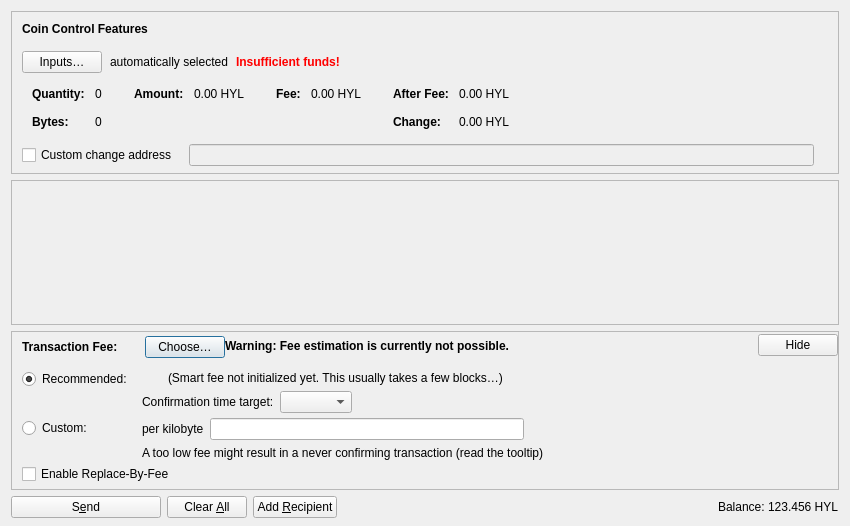
<?xml version="1.0" encoding="UTF-8"?>
<ui version="4.0">
 <class>SendCoinsDialog</class>
 <widget class="QDialog" name="SendCoinsDialog">
  <property name="geometry">
   <rect>
    <x>0</x>
    <y>0</y>
    <width>850</width>
    <height>526</height>
   </rect>
  </property>
  <property name="windowTitle">
   <string>Send Coins</string>
  </property>
  <layout class="QVBoxLayout" name="verticalLayout" stretch="0,1,0,0">
   <property name="bottomMargin">
    <number>8</number>
   </property>
   <item>
    <widget class="QFrame" name="frameCoinControl">
     <property name="sizePolicy">
      <sizepolicy hsizetype="Expanding" vsizetype="Expanding">
       <horstretch>0</horstretch>
       <verstretch>0</verstretch>
      </sizepolicy>
     </property>
     <property name="maximumSize">
      <size>
       <width>16777215</width>
       <height>16777215</height>
      </size>
     </property>
     <property name="frameShape">
      <enum>QFrame::StyledPanel</enum>
     </property>
     <property name="frameShadow">
      <enum>QFrame::Sunken</enum>
     </property>
     <layout class="QVBoxLayout" name="verticalLayoutCoinControl2">
      <property name="spacing">
       <number>0</number>
      </property>
      <property name="leftMargin">
       <number>0</number>
      </property>
      <property name="topMargin">
       <number>0</number>
      </property>
      <property name="rightMargin">
       <number>0</number>
      </property>
      <property name="bottomMargin">
       <number>6</number>
      </property>
      <item>
       <layout class="QVBoxLayout" name="verticalLayoutCoinControl" stretch="0,0,0,0,1">
        <property name="spacing">
         <number>0</number>
        </property>
        <property name="leftMargin">
         <number>10</number>
        </property>
        <property name="topMargin">
         <number>10</number>
        </property>
        <item>
         <layout class="QHBoxLayout" name="horizontalLayoutCoinControl1">
          <property name="bottomMargin">
           <number>15</number>
          </property>
          <item>
           <widget class="QLabel" name="labelCoinControlFeatures">
            <property name="sizePolicy">
             <sizepolicy hsizetype="Preferred" vsizetype="Maximum">
              <horstretch>0</horstretch>
              <verstretch>0</verstretch>
             </sizepolicy>
            </property>
            <property name="font">
             <font>
              <weight>75</weight>
              <bold>true</bold>
             </font>
            </property>
            <property name="styleSheet">
             <string notr="true">font-weight:bold;</string>
            </property>
            <property name="text">
             <string>Coin Control Features</string>
            </property>
           </widget>
          </item>
         </layout>
        </item>
        <item>
         <layout class="QHBoxLayout" name="horizontalLayoutCoinControl2" stretch="0,0,0,0">
          <property name="spacing">
           <number>8</number>
          </property>
          <property name="bottomMargin">
           <number>10</number>
          </property>
          <item>
           <widget class="QPushButton" name="pushButtonCoinControl">
            <property name="styleSheet">
             <string notr="true"/>
            </property>
            <property name="text">
             <string>Inputs…</string>
            </property>
            <property name="autoDefault">
             <bool>false</bool>
            </property>
           </widget>
          </item>
          <item>
           <widget class="QLabel" name="labelCoinControlAutomaticallySelected">
            <property name="text">
             <string>automatically selected</string>
            </property>
            <property name="margin">
             <number>5</number>
            </property>
           </widget>
          </item>
          <item>
           <widget class="QLabel" name="labelCoinControlInsuffFunds">
            <property name="font">
             <font>
              <weight>75</weight>
              <bold>true</bold>
             </font>
            </property>
            <property name="styleSheet">
             <string notr="true">color:red;font-weight:bold;</string>
            </property>
            <property name="text">
             <string>Insufficient funds!</string>
            </property>
            <property name="margin">
             <number>5</number>
            </property>
           </widget>
          </item>
          <item>
           <spacer name="horizontalSpacerCoinControl">
            <property name="orientation">
             <enum>Qt::Horizontal</enum>
            </property>
            <property name="sizeHint" stdset="0">
             <size>
              <width>40</width>
              <height>1</height>
             </size>
            </property>
           </spacer>
          </item>
         </layout>
        </item>
        <item>
         <widget class="QWidget" name="widgetCoinControl" native="true">
          <property name="sizePolicy">
           <sizepolicy hsizetype="Preferred" vsizetype="Preferred">
            <horstretch>0</horstretch>
            <verstretch>0</verstretch>
           </sizepolicy>
          </property>
          <property name="minimumSize">
           <size>
            <width>0</width>
            <height>0</height>
           </size>
          </property>
          <property name="styleSheet">
           <string notr="true"/>
          </property>
          <layout class="QHBoxLayout" name="horizontalLayoutCoinControl5">
           <property name="leftMargin">
            <number>0</number>
           </property>
           <property name="topMargin">
            <number>0</number>
           </property>
           <property name="rightMargin">
            <number>0</number>
           </property>
           <property name="bottomMargin">
            <number>0</number>
           </property>
           <item>
            <layout class="QHBoxLayout" name="horizontalLayoutCoinControl3" stretch="0,0,0,1">
             <property name="spacing">
              <number>20</number>
             </property>
             <property name="topMargin">
              <number>0</number>
             </property>
             <property name="bottomMargin">
              <number>10</number>
             </property>
             <item>
              <layout class="QFormLayout" name="formLayoutCoinControl1">
               <property name="labelAlignment">
                <set>Qt::AlignLeft|Qt::AlignVCenter</set>
               </property>
               <property name="horizontalSpacing">
                <number>10</number>
               </property>
               <property name="verticalSpacing">
                <number>14</number>
               </property>
               <property name="leftMargin">
                <number>10</number>
               </property>
               <property name="topMargin">
                <number>4</number>
               </property>
               <property name="rightMargin">
                <number>6</number>
               </property>
               <item row="0" column="0">
                <widget class="QLabel" name="labelCoinControlQuantityText">
                 <property name="font">
                  <font>
                   <weight>75</weight>
                   <bold>true</bold>
                  </font>
                 </property>
                 <property name="text">
                  <string>Quantity:</string>
                 </property>
                 <property name="margin">
                  <number>0</number>
                 </property>
                </widget>
               </item>
               <item row="0" column="1">
                <widget class="QLabel" name="labelCoinControlQuantity">
                 <property name="cursor">
                  <cursorShape>IBeamCursor</cursorShape>
                 </property>
                 <property name="contextMenuPolicy">
                  <enum>Qt::ActionsContextMenu</enum>
                 </property>
                 <property name="text">
                  <string notr="true">0</string>
                 </property>
                 <property name="margin">
                  <number>0</number>
                 </property>
                 <property name="textInteractionFlags">
                  <set>Qt::LinksAccessibleByMouse|Qt::TextSelectableByKeyboard|Qt::TextSelectableByMouse</set>
                 </property>
                </widget>
               </item>
               <item row="1" column="0">
                <widget class="QLabel" name="labelCoinControlBytesText">
                 <property name="font">
                  <font>
                   <weight>75</weight>
                   <bold>true</bold>
                  </font>
                 </property>
                 <property name="text">
                  <string>Bytes:</string>
                 </property>
                </widget>
               </item>
               <item row="1" column="1">
                <widget class="QLabel" name="labelCoinControlBytes">
                 <property name="cursor">
                  <cursorShape>IBeamCursor</cursorShape>
                 </property>
                 <property name="contextMenuPolicy">
                  <enum>Qt::ActionsContextMenu</enum>
                 </property>
                 <property name="text">
                  <string notr="true">0</string>
                 </property>
                 <property name="textInteractionFlags">
                  <set>Qt::LinksAccessibleByMouse|Qt::TextSelectableByKeyboard|Qt::TextSelectableByMouse</set>
                 </property>
                </widget>
               </item>
              </layout>
             </item>
             <item>
              <layout class="QFormLayout" name="formLayoutCoinControl2">
               <property name="horizontalSpacing">
                <number>10</number>
               </property>
               <property name="verticalSpacing">
                <number>14</number>
               </property>
               <property name="leftMargin">
                <number>6</number>
               </property>
               <property name="topMargin">
                <number>4</number>
               </property>
               <property name="rightMargin">
                <number>6</number>
               </property>
               <item row="0" column="0">
                <widget class="QLabel" name="labelCoinControlAmountText">
                 <property name="font">
                  <font>
                   <weight>75</weight>
                   <bold>true</bold>
                  </font>
                 </property>
                 <property name="text">
                  <string>Amount:</string>
                 </property>
                 <property name="margin">
                  <number>0</number>
                 </property>
                </widget>
               </item>
               <item row="0" column="1">
                <widget class="QLabel" name="labelCoinControlAmount">
                 <property name="cursor">
                  <cursorShape>IBeamCursor</cursorShape>
                 </property>
                 <property name="contextMenuPolicy">
                  <enum>Qt::ActionsContextMenu</enum>
                 </property>
                 <property name="text">
                  <string notr="true">0.00 HYL</string>
                 </property>
                 <property name="textInteractionFlags">
                  <set>Qt::LinksAccessibleByMouse|Qt::TextSelectableByKeyboard|Qt::TextSelectableByMouse</set>
                 </property>
                </widget>
               </item>
              </layout>
             </item>
             <item>
              <layout class="QFormLayout" name="formLayoutCoinControl3">
               <property name="horizontalSpacing">
                <number>10</number>
               </property>
               <property name="verticalSpacing">
                <number>14</number>
               </property>
               <property name="leftMargin">
                <number>6</number>
               </property>
               <property name="topMargin">
                <number>4</number>
               </property>
               <property name="rightMargin">
                <number>6</number>
               </property>
               <item row="0" column="0">
                <widget class="QLabel" name="labelCoinControlFeeText">
                 <property name="font">
                  <font>
                   <weight>75</weight>
                   <bold>true</bold>
                  </font>
                 </property>
                 <property name="text">
                  <string>Fee:</string>
                 </property>
                 <property name="margin">
                  <number>0</number>
                 </property>
                </widget>
               </item>
               <item row="0" column="1">
                <widget class="QLabel" name="labelCoinControlFee">
                 <property name="cursor">
                  <cursorShape>IBeamCursor</cursorShape>
                 </property>
                 <property name="contextMenuPolicy">
                  <enum>Qt::ActionsContextMenu</enum>
                 </property>
                 <property name="text">
                  <string notr="true">0.00 HYL</string>
                 </property>
                 <property name="textInteractionFlags">
                  <set>Qt::LinksAccessibleByMouse|Qt::TextSelectableByKeyboard|Qt::TextSelectableByMouse</set>
                 </property>
                </widget>
               </item>
              </layout>
             </item>
             <item>
              <layout class="QFormLayout" name="formLayoutCoinControl4">
               <property name="labelAlignment">
                <set>Qt::AlignLeft|Qt::AlignVCenter</set>
               </property>
               <property name="horizontalSpacing">
                <number>10</number>
               </property>
               <property name="verticalSpacing">
                <number>14</number>
               </property>
               <property name="leftMargin">
                <number>6</number>
               </property>
               <property name="topMargin">
                <number>4</number>
               </property>
               <property name="rightMargin">
                <number>6</number>
               </property>
               <item row="0" column="0">
                <widget class="QLabel" name="labelCoinControlAfterFeeText">
                 <property name="font">
                  <font>
                   <weight>75</weight>
                   <bold>true</bold>
                  </font>
                 </property>
                 <property name="text">
                  <string>After Fee:</string>
                 </property>
                 <property name="margin">
                  <number>0</number>
                 </property>
                </widget>
               </item>
               <item row="0" column="1">
                <widget class="QLabel" name="labelCoinControlAfterFee">
                 <property name="cursor">
                  <cursorShape>IBeamCursor</cursorShape>
                 </property>
                 <property name="contextMenuPolicy">
                  <enum>Qt::ActionsContextMenu</enum>
                 </property>
                 <property name="text">
                  <string notr="true">0.00 HYL</string>
                 </property>
                 <property name="textInteractionFlags">
                  <set>Qt::LinksAccessibleByMouse|Qt::TextSelectableByKeyboard|Qt::TextSelectableByMouse</set>
                 </property>
                </widget>
               </item>
               <item row="1" column="0">
                <widget class="QLabel" name="labelCoinControlChangeText">
                 <property name="font">
                  <font>
                   <weight>75</weight>
                   <bold>true</bold>
                  </font>
                 </property>
                 <property name="text">
                  <string>Change:</string>
                 </property>
                </widget>
               </item>
               <item row="1" column="1">
                <widget class="QLabel" name="labelCoinControlChange">
                 <property name="cursor">
                  <cursorShape>IBeamCursor</cursorShape>
                 </property>
                 <property name="contextMenuPolicy">
                  <enum>Qt::ActionsContextMenu</enum>
                 </property>
                 <property name="text">
                  <string notr="true">0.00 HYL</string>
                 </property>
                 <property name="textInteractionFlags">
                  <set>Qt::LinksAccessibleByMouse|Qt::TextSelectableByKeyboard|Qt::TextSelectableByMouse</set>
                 </property>
                </widget>
               </item>
              </layout>
             </item>
            </layout>
           </item>
          </layout>
         </widget>
        </item>
        <item>
         <layout class="QHBoxLayout" name="horizontalLayoutCoinControl4" stretch="0,0,0">
          <property name="spacing">
           <number>12</number>
          </property>
          <property name="sizeConstraint">
           <enum>QLayout::SetDefaultConstraint</enum>
          </property>
          <property name="topMargin">
           <number>5</number>
          </property>
          <property name="rightMargin">
           <number>5</number>
          </property>
          <item>
           <widget class="QCheckBox" name="checkBoxCoinControlChange">
            <property name="toolTip">
             <string>If this is activated, but the change address is empty or invalid, change will be sent to a newly generated address.</string>
            </property>
            <property name="text">
             <string>Custom change address</string>
            </property>
           </widget>
          </item>
          <item>
           <widget class="QValidatedLineEdit" name="lineEditCoinControlChange">
            <property name="enabled">
             <bool>false</bool>
            </property>
            <property name="sizePolicy">
             <sizepolicy hsizetype="Expanding" vsizetype="Fixed">
              <horstretch>0</horstretch>
              <verstretch>0</verstretch>
             </sizepolicy>
            </property>
           </widget>
          </item>
          <item>
           <widget class="QLabel" name="labelCoinControlChangeLabel">
            <property name="sizePolicy">
             <sizepolicy hsizetype="Preferred" vsizetype="Expanding">
              <horstretch>0</horstretch>
              <verstretch>0</verstretch>
             </sizepolicy>
            </property>
            <property name="minimumSize">
             <size>
              <width>0</width>
              <height>0</height>
             </size>
            </property>
            <property name="text">
             <string/>
            </property>
            <property name="margin">
             <number>3</number>
            </property>
           </widget>
          </item>
         </layout>
        </item>
        <item>
         <spacer name="verticalSpacerCoinControl">
          <property name="orientation">
           <enum>Qt::Vertical</enum>
          </property>
          <property name="sizeHint" stdset="0">
           <size>
            <width>800</width>
            <height>1</height>
           </size>
          </property>
         </spacer>
        </item>
       </layout>
      </item>
     </layout>
    </widget>
   </item>
   <item>
    <widget class="QScrollArea" name="scrollArea">
     <property name="widgetResizable">
      <bool>true</bool>
     </property>
     <widget class="QWidget" name="scrollAreaWidgetContents">
      <property name="geometry">
       <rect>
        <x>0</x>
        <y>0</y>
        <width>830</width>
        <height>104</height>
       </rect>
      </property>
      <layout class="QVBoxLayout" name="verticalLayout_2" stretch="0,1">
       <property name="leftMargin">
        <number>0</number>
       </property>
       <property name="topMargin">
        <number>0</number>
       </property>
       <property name="rightMargin">
        <number>0</number>
       </property>
       <property name="bottomMargin">
        <number>0</number>
       </property>
       <item>
        <layout class="QVBoxLayout" name="entries">
         <property name="spacing">
          <number>6</number>
         </property>
        </layout>
       </item>
       <item>
        <spacer name="verticalSpacer">
         <property name="orientation">
          <enum>Qt::Vertical</enum>
         </property>
         <property name="sizeHint" stdset="0">
          <size>
           <width>20</width>
           <height>40</height>
          </size>
         </property>
        </spacer>
       </item>
      </layout>
     </widget>
    </widget>
   </item>
   <item>
    <widget class="QFrame" name="frameFee">
     <property name="sizePolicy">
      <sizepolicy hsizetype="Expanding" vsizetype="Expanding">
       <horstretch>0</horstretch>
       <verstretch>0</verstretch>
      </sizepolicy>
     </property>
     <property name="maximumSize">
      <size>
       <width>16777215</width>
       <height>16777215</height>
      </size>
     </property>
     <property name="frameShape">
      <enum>QFrame::StyledPanel</enum>
     </property>
     <property name="frameShadow">
      <enum>QFrame::Sunken</enum>
     </property>
     <layout class="QVBoxLayout" name="verticalLayoutFee1">
      <property name="spacing">
       <number>0</number>
      </property>
      <property name="leftMargin">
       <number>0</number>
      </property>
      <property name="topMargin">
       <number>0</number>
      </property>
      <property name="rightMargin">
       <number>0</number>
      </property>
      <property name="bottomMargin">
       <number>0</number>
      </property>
      <item>
       <layout class="QVBoxLayout" name="verticalLayoutFee2" stretch="0,0,0">
        <property name="spacing">
         <number>0</number>
        </property>
        <property name="leftMargin">
         <number>10</number>
        </property>
        <property name="topMargin">
         <number>0</number>
        </property>
        <item>
         <layout class="QHBoxLayout" name="horizontalLayoutFee1">
          <property name="bottomMargin">
           <number>0</number>
          </property>
          <item>
           <layout class="QVBoxLayout" name="verticalLayoutFee7">
            <property name="spacing">
             <number>0</number>
            </property>
            <item>
             <spacer name="verticalSpacerSmartFee">
              <property name="orientation">
               <enum>Qt::Vertical</enum>
              </property>
              <property name="sizeType">
               <enum>QSizePolicy::Fixed</enum>
              </property>
              <property name="sizeHint" stdset="0">
               <size>
                <width>1</width>
                <height>4</height>
               </size>
              </property>
             </spacer>
            </item>
            <item>
             <layout class="QHBoxLayout" name="horizontalLayoutSmartFee">
              <property name="spacing">
               <number>10</number>
              </property>
              <item>
               <widget class="QLabel" name="labelFeeHeadline">
                <property name="sizePolicy">
                 <sizepolicy hsizetype="Preferred" vsizetype="Maximum">
                  <horstretch>0</horstretch>
                  <verstretch>0</verstretch>
                 </sizepolicy>
                </property>
                <property name="font">
                 <font>
                  <weight>75</weight>
                  <bold>true</bold>
                 </font>
                </property>
                <property name="styleSheet">
                 <string notr="true">font-weight:bold;</string>
                </property>
                <property name="text">
                 <string>Transaction Fee:</string>
                </property>
               </widget>
              </item>
              <item>
               <widget class="QLabel" name="labelFeeMinimized">
                <property name="text">
                 <string/>
                </property>
               </widget>
              </item>
              <item>
               <widget class="QPushButton" name="buttonChooseFee">
                <property name="text">
                 <string>Choose…</string>
                </property>
               </widget>
              </item>
             </layout>
            </item>
            <item>
             <spacer name="verticalSpacer_5">
              <property name="orientation">
               <enum>Qt::Vertical</enum>
              </property>
              <property name="sizeHint" stdset="0">
               <size>
                <width>1</width>
                <height>1</height>
               </size>
              </property>
             </spacer>
            </item>
           </layout>
          </item>
          <item>
           <widget class="QLabel" name="fallbackFeeWarningLabel">
            <property name="toolTip">
             <string>Using the fallbackfee can result in sending a transaction that will take several hours or days (or never) to confirm. Consider choosing your fee manually or wait until you have validated the complete chain.</string>
            </property>
            <property name="font">
            <font>
                <weight>75</weight>
                <bold>true</bold>
            </font>
            </property>
            <property name="text">
             <string>Warning: Fee estimation is currently not possible.</string>
            </property>
            <property name="wordWrap">
             <bool>false</bool>
            </property>
           </widget>
          </item>
          <item>
           <spacer name="horizontalSpacer_4">
            <property name="orientation">
             <enum>Qt::Horizontal</enum>
            </property>
            <property name="sizeType">
             <enum>QSizePolicy::MinimumExpanding</enum>
            </property>
            <property name="sizeHint" stdset="0">
             <size>
              <width>40</width>
              <height>20</height>
             </size>
            </property>
           </spacer>
          </item>
          <item>
           <widget class="QPushButton" name="buttonMinimizeFee">
            <property name="toolTip">
             <string>Hide transaction fee settings</string>
            </property>
            <property name="text">
             <string>Hide</string>
            </property>
           </widget>
          </item>
         </layout>
        </item>
        <item>
         <widget class="QFrame" name="frameFeeSelection">
          <layout class="QVBoxLayout" name="verticalLayoutFee12">
           <property name="spacing">
            <number>0</number>
           </property>
           <property name="leftMargin">
            <number>0</number>
           </property>
           <property name="topMargin">
            <number>0</number>
           </property>
           <property name="rightMargin">
            <number>0</number>
           </property>
           <property name="bottomMargin">
            <number>0</number>
           </property>
           <item>
            <layout class="QGridLayout" name="gridLayoutFee">
             <property name="topMargin">
              <number>10</number>
             </property>
             <property name="bottomMargin">
              <number>4</number>
             </property>
             <property name="horizontalSpacing">
              <number>10</number>
             </property>
             <property name="verticalSpacing">
              <number>4</number>
             </property>
             <item row="1" column="1">
              <layout class="QVBoxLayout" name="verticalLayoutFee8">
               <property name="spacing">
                <number>6</number>
               </property>
               <item>
                <layout class="QHBoxLayout" name="horizontalLayoutFee13">
                 <item>
                  <widget class="QLabel" name="labelCustomPerKilobyte">
                   <property name="toolTip">
                    <string>Specify a custom fee per kB (1,000 bytes) of the transaction's virtual size.

Note:  Since the fee is calculated on a per-byte basis, a fee rate of "100 satoshis per kvB" for a transaction size of 500 virtual bytes (half of 1 kvB) would ultimately yield a fee of only 50 satoshis.</string>
                   </property>
                   <property name="text">
                    <string>per kilobyte</string>
                   </property>
                  </widget>
                 </item>
                 <item>
                  <widget class="HyliumAmountField" name="customFee"/>
                 </item>
                 <item>
                  <spacer name="horizontalSpacer_6">
                   <property name="orientation">
                    <enum>Qt::Horizontal</enum>
                   </property>
                   <property name="sizeHint" stdset="0">
                    <size>
                     <width>1</width>
                     <height>1</height>
                    </size>
                   </property>
                  </spacer>
                 </item>
                </layout>
               </item>
               <item>
                <layout class="QHBoxLayout" name="horizontalLayoutFee8">
                 <item>
                  <widget class="QLabel" name="labelCustomFeeWarning">
                   <property name="enabled">
                    <bool>true</bool>
                   </property>
                   <property name="toolTip">
                    <string>When there is less transaction volume than space in the blocks, miners as well as relaying nodes may enforce a minimum fee. Paying only this minimum fee is just fine, but be aware that this can result in a never confirming transaction once there is more demand for hylium transactions than the network can process.</string>
                   </property>
                   <property name="text">
                    <string>A too low fee might result in a never confirming transaction (read the tooltip)</string>
                   </property>
                  </widget>
                 </item>
                 <item>
                  <spacer name="horizontalSpacer_2">
                   <property name="orientation">
                    <enum>Qt::Horizontal</enum>
                   </property>
                   <property name="sizeHint" stdset="0">
                    <size>
                     <width>1</width>
                     <height>1</height>
                    </size>
                   </property>
                  </spacer>
                 </item>
                </layout>
               </item>
              </layout>
             </item>
             <item row="0" column="0">
              <layout class="QVBoxLayout" name="verticalLayoutFee4" stretch="0,1">
               <item>
                <widget class="QRadioButton" name="radioSmartFee">
                 <property name="text">
                  <string>Recommended:</string>
                 </property>
                 <property name="checked">
                  <bool>true</bool>
                 </property>
                 <attribute name="buttonGroup">
                  <string notr="true">groupFee</string>
                 </attribute>
                </widget>
               </item>
               <item>
                <spacer name="verticalSpacer_2">
                 <property name="orientation">
                  <enum>Qt::Vertical</enum>
                 </property>
                 <property name="sizeHint" stdset="0">
                  <size>
                   <width>1</width>
                   <height>1</height>
                  </size>
                 </property>
                </spacer>
               </item>
              </layout>
             </item>
             <item row="1" column="0">
              <layout class="QVBoxLayout" name="verticalLayoutFee9" stretch="0,1">
               <item>
                <widget class="QRadioButton" name="radioCustomFee">
                 <property name="text">
                  <string>Custom:</string>
                 </property>
                 <attribute name="buttonGroup">
                  <string notr="true">groupFee</string>
                 </attribute>
                </widget>
               </item>
               <item>
                <spacer name="verticalSpacer_6">
                 <property name="orientation">
                  <enum>Qt::Vertical</enum>
                 </property>
                 <property name="sizeHint" stdset="0">
                  <size>
                   <width>1</width>
                   <height>1</height>
                  </size>
                 </property>
                </spacer>
               </item>
              </layout>
             </item>
             <item row="0" column="1">
              <layout class="QVBoxLayout" name="verticalLayoutFee3" stretch="0,0,1">
               <property name="spacing">
                <number>6</number>
               </property>
               <property name="topMargin">
                <number>2</number>
               </property>
               <item>
                <layout class="QHBoxLayout" name="horizontalLayoutFee12">
                 <item>
                  <widget class="QLabel" name="labelSmartFee">
                   <property name="text">
                    <string/>
                   </property>
                  </widget>
                 </item>
                 <item>
                  <widget class="QLabel" name="labelFeeEstimation">
                   <property name="text">
                    <string/>
                   </property>
                  </widget>
                 </item>
                 <item>
                  <widget class="QLabel" name="labelSmartFee2">
                   <property name="text">
                    <string>(Smart fee not initialized yet. This usually takes a few blocks…)</string>
                   </property>
                  </widget>
                 </item>
                 <item>
                  <spacer name="horizontalSpacer_5">
                   <property name="orientation">
                    <enum>Qt::Horizontal</enum>
                   </property>
                   <property name="sizeHint" stdset="0">
                    <size>
                     <width>1</width>
                     <height>1</height>
                    </size>
                   </property>
                  </spacer>
                 </item>
                </layout>
               </item>
               <item>
                <layout class="QHBoxLayout" name="horizontalLayoutFee9">
                 <item>
                  <layout class="QVBoxLayout" name="verticalLayoutFee6">
                   <item>
                    <widget class="QLabel" name="labelSmartFee3">
                     <property name="text">
                      <string>Confirmation time target:</string>
                     </property>
                    </widget>
                   </item>
                  </layout>
                 </item>
                 <item>
                  <layout class="QVBoxLayout" name="verticalLayoutFee5">
                   <property name="rightMargin">
                    <number>30</number>
                   </property>
                   <item>
                    <layout class="QHBoxLayout" name="horizontalLayoutConfTarget">
                     <property name="bottomMargin">
                      <number>0</number>
                     </property>
                     <item>
                      <widget class="QComboBox" name="confTargetSelector"/>
                     </item>
                     <item>
                      <spacer name="horizontalSpacerConfTarget">
                       <property name="orientation">
                        <enum>Qt::Horizontal</enum>
                       </property>
                       <property name="sizeHint" stdset="0">
                        <size>
                         <width>40</width>
                         <height>20</height>
                        </size>
                       </property>
                      </spacer>
                     </item>
                    </layout>
                   </item>
                  </layout>
                 </item>
                </layout>
               </item>
               <item>
                <spacer name="verticalSpacer_4">
                 <property name="orientation">
                  <enum>Qt::Vertical</enum>
                 </property>
                 <property name="sizeHint" stdset="0">
                  <size>
                   <width>1</width>
                   <height>1</height>
                  </size>
                 </property>
                </spacer>
               </item>
              </layout>
             </item>
            </layout>
           </item>
           <item>
            <widget class="QCheckBox" name="optInRBF">
             <property name="text">
              <string>Enable Replace-By-Fee</string>
             </property>
             <property name="toolTip">
              <string>With Replace-By-Fee (BIP-125) you can increase a transaction's fee after it is sent. Without this, a higher fee may be recommended to compensate for increased transaction delay risk.</string>
             </property>
            </widget>
           </item>
          </layout>
         </widget>
        </item>
        <item>
         <spacer name="verticalSpacerFee">
          <property name="orientation">
           <enum>Qt::Vertical</enum>
          </property>
          <property name="sizeHint" stdset="0">
           <size>
            <width>40</width>
            <height>5</height>
           </size>
          </property>
         </spacer>
        </item>
       </layout>
      </item>
     </layout>
    </widget>
   </item>
   <item>
    <layout class="QHBoxLayout" name="horizontalLayout">
     <item>
      <widget class="QPushButton" name="sendButton">
       <property name="minimumSize">
        <size>
         <width>150</width>
         <height>0</height>
        </size>
       </property>
       <property name="toolTip">
        <string>Confirm the send action</string>
       </property>
       <property name="text">
        <string>S&amp;end</string>
       </property>
       <property name="icon">
        <iconset resource="../hylium.qrc">
         <normaloff>:/icons/send</normaloff>:/icons/send</iconset>
       </property>
       <property name="autoDefault">
        <bool>false</bool>
       </property>
       <property name="default">
        <bool>false</bool>
       </property>
      </widget>
     </item>
     <item>
      <widget class="QPushButton" name="clearButton">
       <property name="sizePolicy">
        <sizepolicy hsizetype="Minimum" vsizetype="Fixed">
         <horstretch>0</horstretch>
         <verstretch>0</verstretch>
        </sizepolicy>
       </property>
       <property name="toolTip">
        <string>Clear all fields of the form.</string>
       </property>
       <property name="text">
        <string>Clear &amp;All</string>
       </property>
       <property name="icon">
        <iconset resource="../hylium.qrc">
         <normaloff>:/icons/remove</normaloff>:/icons/remove</iconset>
       </property>
       <property name="autoDefault">
        <bool>false</bool>
       </property>
      </widget>
     </item>
     <item>
      <widget class="QPushButton" name="addButton">
       <property name="toolTip">
        <string>Send to multiple recipients at once</string>
       </property>
       <property name="text">
        <string>Add &amp;Recipient</string>
       </property>
       <property name="icon">
        <iconset resource="../hylium.qrc">
         <normaloff>:/icons/add</normaloff>:/icons/add</iconset>
       </property>
       <property name="autoDefault">
        <bool>false</bool>
       </property>
      </widget>
     </item>
     <item>
      <spacer name="horizontalSpacer">
       <property name="orientation">
        <enum>Qt::Horizontal</enum>
       </property>
       <property name="sizeHint" stdset="0">
        <size>
         <width>40</width>
         <height>20</height>
        </size>
       </property>
      </spacer>
     </item>
     <item>
      <layout class="QHBoxLayout" name="horizontalLayout_2">
       <property name="spacing">
        <number>3</number>
       </property>
       <item>
        <widget class="QLabel" name="labelBalanceName">
         <property name="sizePolicy">
          <sizepolicy hsizetype="Preferred" vsizetype="Fixed">
           <horstretch>0</horstretch>
           <verstretch>0</verstretch>
          </sizepolicy>
         </property>
         <property name="text">
          <string>Balance:</string>
         </property>
        </widget>
       </item>
       <item>
        <widget class="QLabel" name="labelBalance">
         <property name="sizePolicy">
          <sizepolicy hsizetype="Preferred" vsizetype="Fixed">
           <horstretch>0</horstretch>
           <verstretch>0</verstretch>
          </sizepolicy>
         </property>
         <property name="cursor">
          <cursorShape>IBeamCursor</cursorShape>
         </property>
         <property name="text">
          <string notr="true">123.456 HYL</string>
         </property>
         <property name="textInteractionFlags">
          <set>Qt::LinksAccessibleByMouse|Qt::TextSelectableByKeyboard|Qt::TextSelectableByMouse</set>
         </property>
        </widget>
       </item>
      </layout>
     </item>
    </layout>
   </item>
  </layout>
 </widget>
 <customwidgets>
  <customwidget>
   <class>QValidatedLineEdit</class>
   <extends>QLineEdit</extends>
   <header>qt/qvalidatedlineedit.h</header>
  </customwidget>
  <customwidget>
   <class>HyliumAmountField</class>
   <extends>QLineEdit</extends>
   <header>qt/hyliumamountfield.h</header>
   <container>1</container>
  </customwidget>
 </customwidgets>
 <resources>
  <include location="../hylium.qrc"/>
 </resources>
 <connections/>
 <buttongroups>
  <buttongroup name="groupFee"/>
 </buttongroups>
</ui>
